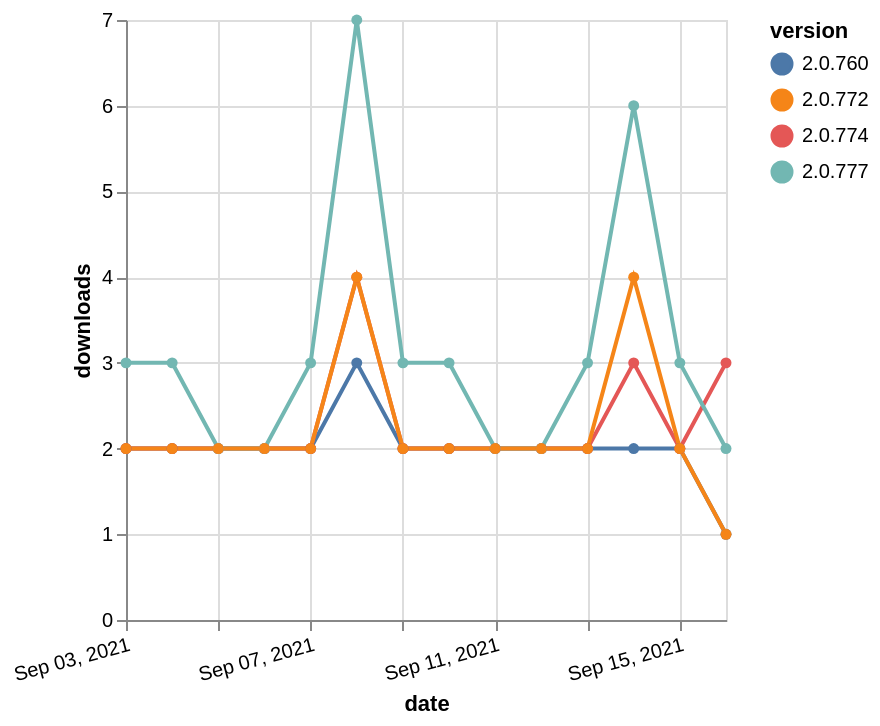

Describe this chart as a Vega-Lite specification.
### Vega-Lite specification from a JSON file in a GitHub repository (floating-point values rounded to 4 significant figures)
{"$schema": "https://vega.github.io/schema/vega-lite/v5.json", "description": "A simple bar chart with embedded data.", "data": {"values": [{"date": "2021-09-03", "total": 675, "delta": 2, "version": "2.0.760"}, {"date": "2021-09-04", "total": 677, "delta": 2, "version": "2.0.760"}, {"date": "2021-09-05", "total": 679, "delta": 2, "version": "2.0.760"}, {"date": "2021-09-06", "total": 681, "delta": 2, "version": "2.0.760"}, {"date": "2021-09-07", "total": 683, "delta": 2, "version": "2.0.760"}, {"date": "2021-09-08", "total": 686, "delta": 3, "version": "2.0.760"}, {"date": "2021-09-09", "total": 688, "delta": 2, "version": "2.0.760"}, {"date": "2021-09-10", "total": 690, "delta": 2, "version": "2.0.760"}, {"date": "2021-09-11", "total": 692, "delta": 2, "version": "2.0.760"}, {"date": "2021-09-12", "total": 694, "delta": 2, "version": "2.0.760"}, {"date": "2021-09-13", "total": 696, "delta": 2, "version": "2.0.760"}, {"date": "2021-09-14", "total": 698, "delta": 2, "version": "2.0.760"}, {"date": "2021-09-15", "total": 700, "delta": 2, "version": "2.0.760"}, {"date": "2021-09-16", "total": 701, "delta": 1, "version": "2.0.760"}, {"date": "2021-09-03", "total": 464, "delta": 2, "version": "2.0.774"}, {"date": "2021-09-04", "total": 466, "delta": 2, "version": "2.0.774"}, {"date": "2021-09-05", "total": 468, "delta": 2, "version": "2.0.774"}, {"date": "2021-09-06", "total": 470, "delta": 2, "version": "2.0.774"}, {"date": "2021-09-07", "total": 472, "delta": 2, "version": "2.0.774"}, {"date": "2021-09-08", "total": 476, "delta": 4, "version": "2.0.774"}, {"date": "2021-09-09", "total": 478, "delta": 2, "version": "2.0.774"}, {"date": "2021-09-10", "total": 480, "delta": 2, "version": "2.0.774"}, {"date": "2021-09-11", "total": 482, "delta": 2, "version": "2.0.774"}, {"date": "2021-09-12", "total": 484, "delta": 2, "version": "2.0.774"}, {"date": "2021-09-13", "total": 486, "delta": 2, "version": "2.0.774"}, {"date": "2021-09-14", "total": 489, "delta": 3, "version": "2.0.774"}, {"date": "2021-09-15", "total": 491, "delta": 2, "version": "2.0.774"}, {"date": "2021-09-16", "total": 494, "delta": 3, "version": "2.0.774"}, {"date": "2021-09-03", "total": 455, "delta": 3, "version": "2.0.777"}, {"date": "2021-09-04", "total": 458, "delta": 3, "version": "2.0.777"}, {"date": "2021-09-05", "total": 460, "delta": 2, "version": "2.0.777"}, {"date": "2021-09-06", "total": 462, "delta": 2, "version": "2.0.777"}, {"date": "2021-09-07", "total": 465, "delta": 3, "version": "2.0.777"}, {"date": "2021-09-08", "total": 472, "delta": 7, "version": "2.0.777"}, {"date": "2021-09-09", "total": 475, "delta": 3, "version": "2.0.777"}, {"date": "2021-09-10", "total": 478, "delta": 3, "version": "2.0.777"}, {"date": "2021-09-11", "total": 480, "delta": 2, "version": "2.0.777"}, {"date": "2021-09-12", "total": 482, "delta": 2, "version": "2.0.777"}, {"date": "2021-09-13", "total": 485, "delta": 3, "version": "2.0.777"}, {"date": "2021-09-14", "total": 491, "delta": 6, "version": "2.0.777"}, {"date": "2021-09-15", "total": 494, "delta": 3, "version": "2.0.777"}, {"date": "2021-09-16", "total": 496, "delta": 2, "version": "2.0.777"}, {"date": "2021-09-03", "total": 565, "delta": 2, "version": "2.0.772"}, {"date": "2021-09-04", "total": 567, "delta": 2, "version": "2.0.772"}, {"date": "2021-09-05", "total": 569, "delta": 2, "version": "2.0.772"}, {"date": "2021-09-06", "total": 571, "delta": 2, "version": "2.0.772"}, {"date": "2021-09-07", "total": 573, "delta": 2, "version": "2.0.772"}, {"date": "2021-09-08", "total": 577, "delta": 4, "version": "2.0.772"}, {"date": "2021-09-09", "total": 579, "delta": 2, "version": "2.0.772"}, {"date": "2021-09-10", "total": 581, "delta": 2, "version": "2.0.772"}, {"date": "2021-09-11", "total": 583, "delta": 2, "version": "2.0.772"}, {"date": "2021-09-12", "total": 585, "delta": 2, "version": "2.0.772"}, {"date": "2021-09-13", "total": 587, "delta": 2, "version": "2.0.772"}, {"date": "2021-09-14", "total": 591, "delta": 4, "version": "2.0.772"}, {"date": "2021-09-15", "total": 593, "delta": 2, "version": "2.0.772"}, {"date": "2021-09-16", "total": 594, "delta": 1, "version": "2.0.772"}]}, "width": "container", "mark": {"type": "line", "point": {"filled": true}}, "encoding": {"x": {"field": "date", "type": "temporal", "timeUnit": "yearmonthdate", "title": "date", "axis": {"labelAngle": -15}}, "y": {"field": "delta", "type": "quantitative", "title": "downloads"}, "color": {"field": "version", "type": "nominal"}, "tooltip": {"field": "delta"}}}
